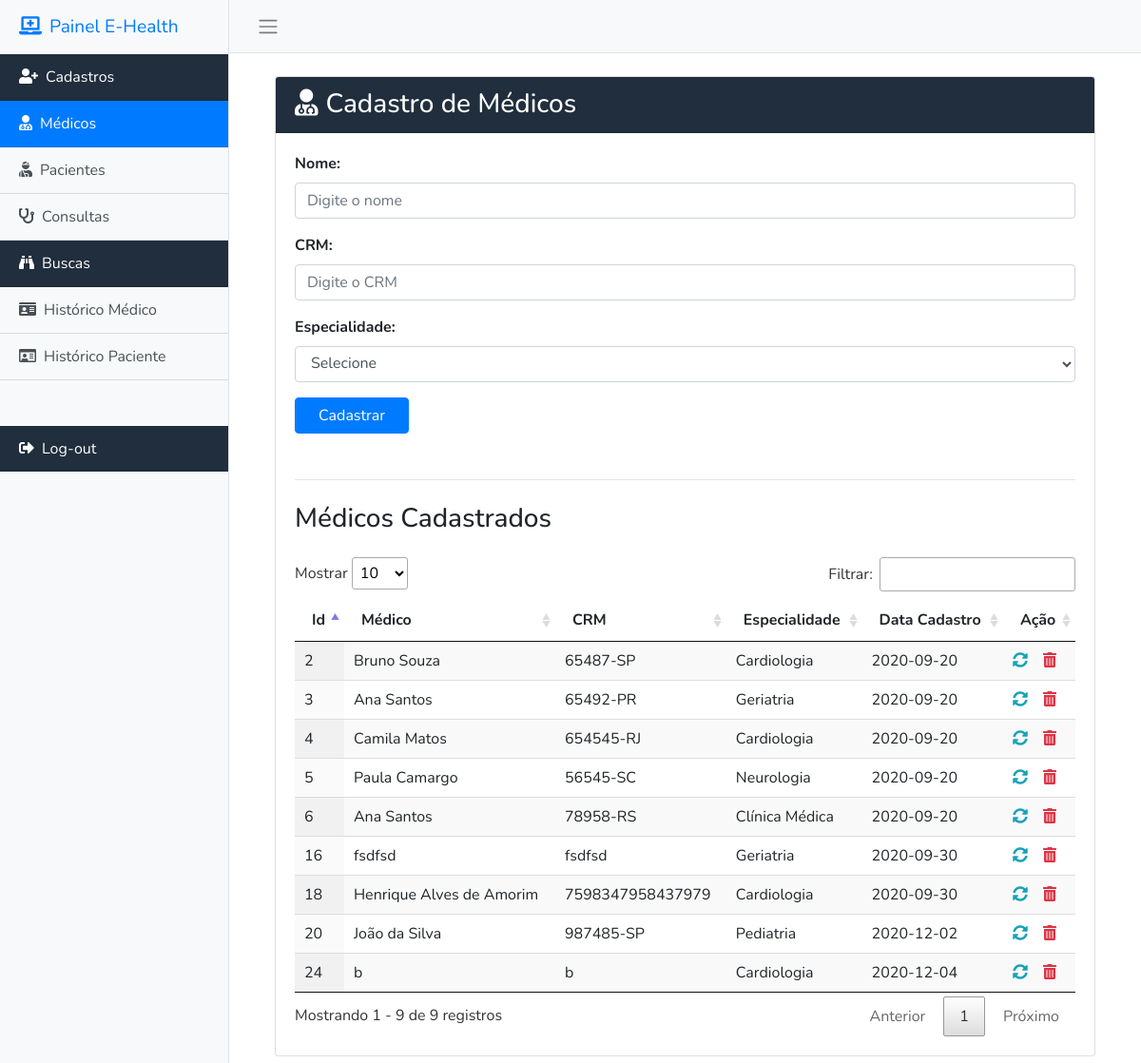
Page /medicos.php (signed in) on the committed database.
### tables this page shows
CREATE TABLE `tbmedicos` (
  `medico` int NOT NULL,
  `nome` varchar(100) NOT NULL,
  `CRM` varchar(20) NOT NULL,
  `especialidade_FK` int NOT NULL,
  `data_cadastro` date NOT NULL
);

CREATE TABLE `tbespecialidades` (
  `especialidade` int NOT NULL,
  `descricao` varchar(100) NOT NULL
);

### medicos.php (the view, shortened to what this page needs)
<?php
  include "php/conn.php";
  $btnAlterar = false;
  $formAction = 'php/insertScripts.php?tabela=tbmedicos';
  $nomeInput = '';
  $CRMInput = '';
  include 'topSite.php';
?>
<div class="container-fluid pr-5 pl-5">
  <div class="card mt-4 mb-4">
    <div class="card-header bg-dark text-white">
      <h3 class="card-title m-0"><i class="fas fa-user-md mr-2"></i>Cadastro de Médicos</h3>
    </div>
    <div class="card-body">
      <form action="<?=$formAction?>" method="post">
        <div class="form-group ">
          <label class="font-weight-bold">Nome:</label>
          <input type="text" class="form-control" name="inputMedicoNome" placeholder="Digite o nome" value="<?=$nomeInput?>" required>
        </div>
        <div class="form-group">
          <label class="font-weight-bold">CRM:</label>
          <input type="text" class="form-control" name="inputCRM" placeholder="Digite o CRM" value="<?=$CRMInput?>" required>
        </div>
        <div class="form-group">
          <label class="font-weight-bold">Especialidade:</label>
          <select class="form-control" name="inputEspecialidadeFK" required>
            <option value="">Selecione</option>
          </select>
        </div>
        <?php
          if ($btnAlterar){
        ?>
          <input class="btn btn-primary" style="width:120px" type="submit" value="Alterar">
          <a class="btn btn-secondary" href="medicos.php" style="width:120px" role="submit">Cancelar</a>
          <?php } else { ?>
            <input class="btn btn-primary" style="width:120px" type="submit" value="Cadastrar">
        <?php } ?>
      </form>
      <hr class="mt-5">
      <h3 class="card-title mt-4 mb-4">Médicos Cadastrados</h3>
      <table id="tbMedicos" class="display" style="width:100%">
        <thead>
          <tr>
            <th>Id</th>
            <th>Médico</th>
            <th>CRM</th>
            <th>Especialidade</th>
            <th>Data Cadastro</th>
            <th>Ação</th>
          </tr>
        </thead>
        <tbody>
<?php
  $sql = "SELECT `medico`, `nome`, `CRM`, `especialidade_FK`, `tbespecialidades`.`descricao` AS `especialidadeDescricao`, `data_cadastro`
           FROM `tbmedicos`, `tbespecialidades`
          WHERE `tbmedicos`.`especialidade_FK` = `tbespecialidades`.`especialidade`
          ORDER BY `nome`";
  $result = $conn->query($sql);
  while($row = $result->fetch_assoc()) {
    echo '<TR>';
    echo '<TD>'. $row["medico"] .'</TD>';
    echo '<TD>'. $row["nome"] .'</TD>';
    echo '<TD>'. $row["CRM"] .'</TD>';
    echo '<TD>'. $row["especialidadeDescricao"] .'</TD>';
    echo '<TD>'. $row["data_cadastro"] .'</TD>';
    echo '<TD><a href="medicos.php?altera='.$row["medico"].'"><i class="fas fa-sync-alt text-info mr-3"></i></a><i redirect="php/deleteScripts.php?tabela=tbmedicos&id='.$row["medico"].'" class="fas fa-trash-alt text-danger" onclick="dialogDelete(this)" style="cursor:pointer"></i></TD>';
    echo '</TR>';
  }
?>
        </tbody>
      </table>
    </div>
  </div>
</div>
</div>
</div>
</body>
</html>

### css/main.css (style rules this page uses)
* { font-family: 'Nunito', sans-serif; }
.bg-dark { background-color:#202e3d!important; }

### rows in the picture
tbmedicos: medico "3", nome "Ana Santos", CRM "65492-PR", tbespecialidades.descricao "Geriatria", data_cadastro "2020-09-20"
tbmedicos: medico "6", nome "Ana Santos", CRM "78958-RS", tbespecialidades.descricao "Clínica Médica", data_cadastro "2020-09-20"
tbmedicos: medico "2", nome "Bruno Souza", CRM "65487-SP", tbespecialidades.descricao "Cardiologia", data_cadastro "2020-09-20"
tbmedicos: medico "4", nome "Camila Matos", CRM "654545-RJ", tbespecialidades.descricao "Cardiologia", data_cadastro "2020-09-20"
tbmedicos: medico "18", nome "Henrique Alves de Amorim", CRM "7598347958437979", tbespecialidades.descricao "Cardiologia", data_cadastro "2020-09-30"
tbmedicos: medico "20", nome "João da Silva", CRM "987485-SP", tbespecialidades.descricao "Pediatria", data_cadastro "2020-12-02"
tbmedicos: medico "5", nome "Paula Camargo", CRM "56545-SC", tbespecialidades.descricao "Neurologia", data_cadastro "2020-09-20"
tbmedicos: medico "24", nome "b", CRM "b", tbespecialidades.descricao "Cardiologia", data_cadastro "2020-12-04"
tbmedicos: medico "16", nome "fsdfsd", CRM "fsdfsd", tbespecialidades.descricao "Geriatria", data_cadastro "2020-09-30"
